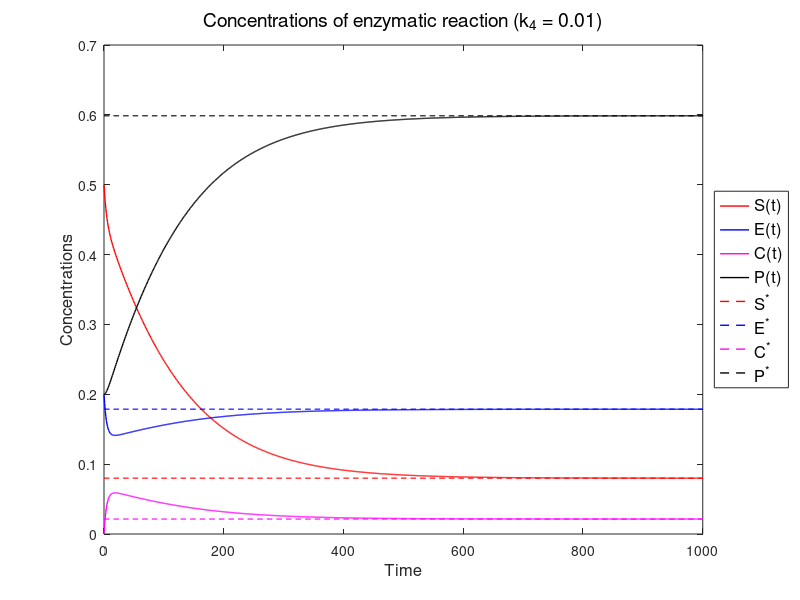
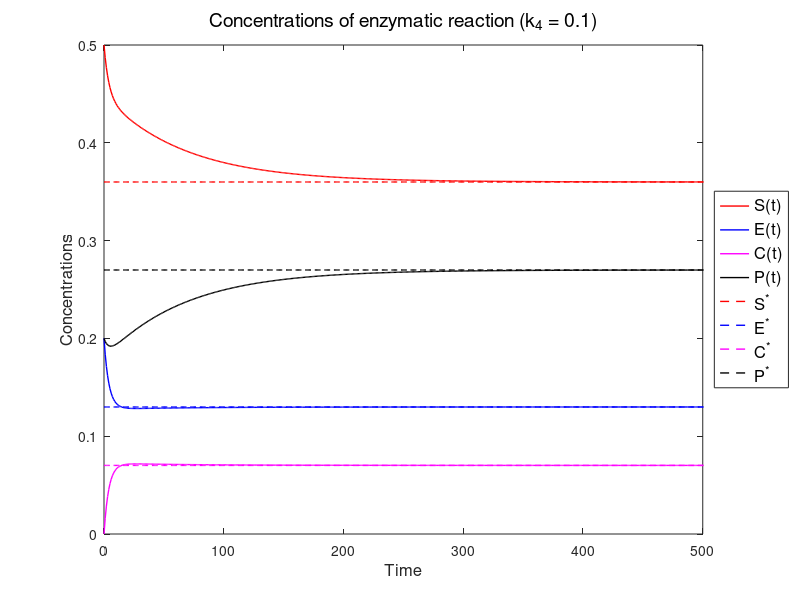
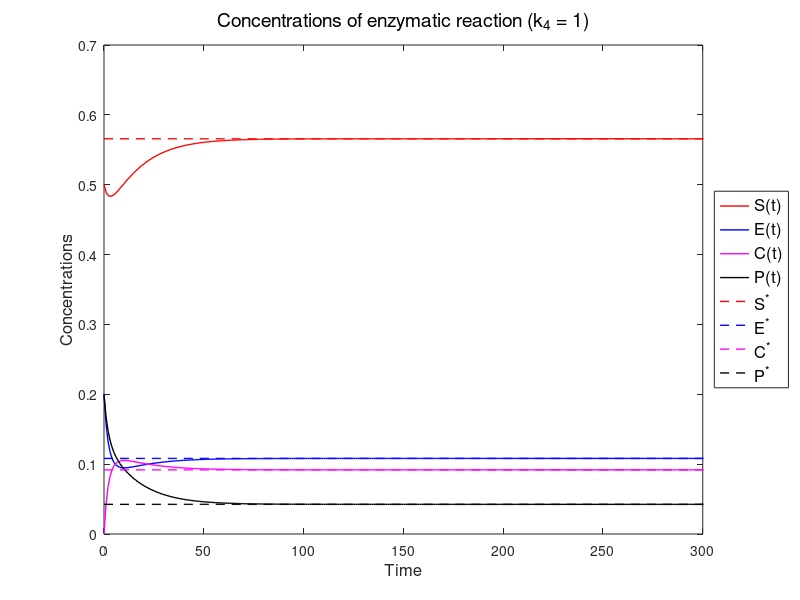
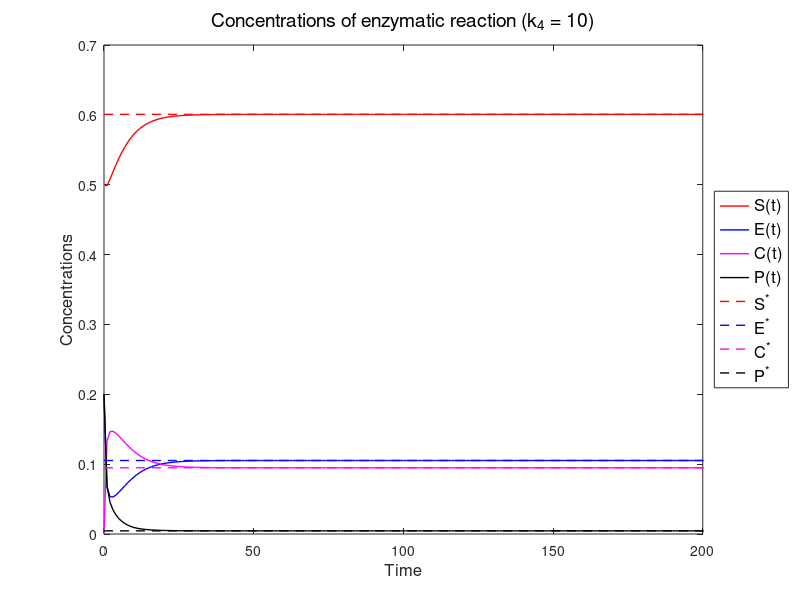

These charts were generated, in order, by the following MATLAB code:
%%%%%%%%%%%%%%%%%%%%%%%%%%%%%%%%%%%%%%%%%%%%%%%%%%%%%%%%%%%%%%%%%%
%                                                                %
% NSFD for Irreversible and Reversible Michaelis-Menten Kinetics %
%                                                                %
%%%%%%%%%%%%%%%%%%%%%%%%%%%%%%%%%%%%%%%%%%%%%%%%%%%%%%%%%%%%%%%%%%

% Step 1: Define Problem Parameter and Setup Solution Vectors

% Definition of Problem Parameters

k_01   = 0.15;
k_02   = 0.10;
k_03   = 0.05;
k_04   = 0.01;
k_04_2 = 0.1;
k_04_3 = 1;
k_04_4 = 10;
k_04_5 = 100;

% Setup of Time Interval

T = 1000;
h = 1;
t = 0:h:T;

% Setup of Solution Vectors

S1 = zeros(1,length(t));
E1 = zeros(1,length(t));
C1 = zeros(1,length(t));
P1 = zeros(1,length(t));

S2 = zeros(1,length(t));
E2 = zeros(1,length(t));
C2 = zeros(1,length(t));
P2 = zeros(1,length(t));

S3 = zeros(1,length(t));
E3 = zeros(1,length(t));
C3 = zeros(1,length(t));
P3 = zeros(1,length(t));

S4 = zeros(1,length(t));
E4 = zeros(1,length(t));
C4 = zeros(1,length(t));
P4 = zeros(1,length(t));

S5 = zeros(1,length(t));
E5 = zeros(1,length(t));
C5 = zeros(1,length(t));
P5 = zeros(1,length(t));

% Setup of Initial Conditions

S_null = 0.5;
E_null = 0.2;
C_null = 0.0;
P_null = 0.2;

% Put Initial Conditions into Solution Vectors

S1(1) = S_null;
E1(1) = E_null;
C1(1) = C_null;
P1(1) = P_null;

S2(1) = S_null;
E2(1) = E_null;
C2(1) = C_null;
P2(1) = P_null;

S3(1) = S_null;
E3(1) = E_null;
C3(1) = C_null;
P3(1) = P_null;

S4(1) = S_null;
E4(1) = E_null;
C4(1) = C_null;
P4(1) = P_null;

S5(1) = S_null;
E5(1) = E_null;
C5(1) = C_null;
P5(1) = P_null;

% Step 2: NSFD Solution Loop

% Step 2.1: NSFD Loop for k_04 = 0.01

for j = 1:1:(length(t)-1)
  F_j     = 1 + h*((k_01 + k_04)*E1(j) + k_02 + k_03) + h^2*(k_01*E1(j)*(k_03 + k_04*E1(j)) + k_02*k_04*E1(j));
  G_j     = 1 + h*((k_01 + k_04)*E1(j) + k_02 + k_03) + h^2*(k_01*E1(j)*(k_02 + k_03 + k_04*E1(j)) + k_02*k_04*E1(j)) + h^3*(k_01*k_02*k_04*E1(j)*E1(j));
  S1(j+1) = (G_j*S1(j))/(F_j*(1 + h*k_01*E1(j))) + (G_j*h*k_02*C1(j))/(F_j*(1 + h*k_01*E1(j))*(1 + h*(k_02 + k_03)))...
           + (G_j*h^3*k_02*k_03*k_04*E1(j)*C1(j))/(F_j*(1 + h*k_01*E1(j))*(1 + h*(k_02 + k_03 + k_04*E1(j)) + h^2*(k_02*k_04*E1(j)))*(1 + h*(k_02 + k_03)))...
           + (G_j*h^2*k_02*k_04*E1(j)*P1(j))/(F_j*(1 + h*k_01*E1(j))*(1 + h*(k_02 + k_03 + k_04*E1(j)) + h^2*(k_02*k_04*E1(j))));
  P1(j+1) = ((1 + h*(k_02 + k_03))*P1(j))/((1 + h*(k_02 + k_03 + k_04*E1(j)) + h^2*(k_02*k_04*E1(j))))...
           + (h*k_03*C1(j))/((1 + h*(k_02 + k_03 + k_04*E1(j)) + h^2*(k_02*k_04*E1(j))))...
           + (h^2*k_01*k_03*E1(j)*S1(j+1))/((1 + h*(k_02 + k_03 + k_04*E1(j)) + h^2*(k_02*k_04*E1(j))));
  C1(j+1) = (C1(j) + h*E1(j)*(k_01*S1(j+1) + k_04*P1(j+1)))/(1 + h*(k_02 + k_03));
  E1(j+1) = E1(1) + C1(1) - C1(j+1);
endfor

% Step 2.2: NSFD Loop for k_04_2 = 0.1

for j = 1:1:(length(t)-1)
  F_j     = 1 + h*((k_01 + k_04_2)*E2(j) + k_02 + k_03) + h^2*(k_01*E2(j)*(k_03 + k_04_2*E2(j)) + k_02*k_04_2*E2(j));
  G_j     = 1 + h*((k_01 + k_04_2)*E2(j) + k_02 + k_03) + h^2*(k_01*E2(j)*(k_02 + k_03 + k_04_2*E2(j)) + k_02*k_04_2*E2(j)) + h^3*(k_01*k_02*k_04_2*E2(j)*E2(j));
  S2(j+1) = (G_j*S2(j))/(F_j*(1 + h*k_01*E2(j))) + (G_j*h*k_02*C2(j))/(F_j*(1 + h*k_01*E2(j))*(1 + h*(k_02 + k_03)))...
           + (G_j*h^3*k_02*k_03*k_04_2*E2(j)*C2(j))/(F_j*(1 + h*k_01*E2(j))*(1 + h*(k_02 + k_03 + k_04_2*E2(j)) + h^2*(k_02*k_04_2*E2(j)))*(1 + h*(k_02 + k_03)))...
           + (G_j*h^2*k_02*k_04_2*E2(j)*P2(j))/(F_j*(1 + h*k_01*E2(j))*(1 + h*(k_02 + k_03 + k_04_2*E2(j)) + h^2*(k_02*k_04_2*E2(j))));
  P2(j+1) = ((1 + h*(k_02 + k_03))*P2(j))/((1 + h*(k_02 + k_03 + k_04_2*E2(j)) + h^2*(k_02*k_04_2*E2(j))))...
           + (h*k_03*C2(j))/((1 + h*(k_02 + k_03 + k_04_2*E2(j)) + h^2*(k_02*k_04_2*E2(j))))...
           + (h^2*k_01*k_03*E2(j)*S2(j+1))/((1 + h*(k_02 + k_03 + k_04_2*E2(j)) + h^2*(k_02*k_04_2*E2(j))));
  C2(j+1) = (C2(j) + h*E2(j)*(k_01*S2(j+1) + k_04_2*P2(j+1)))/(1 + h*(k_02 + k_03));
  E2(j+1) = E2(1) + C2(1) - C2(j+1);
endfor

% Step 2.3: NSFD Loop for k_04_3 = 1

for j = 1:1:(length(t)-1)
  F_j     = 1 + h*((k_01 + k_04_3)*E3(j) + k_02 + k_03) + h^2*(k_01*E3(j)*(k_03 + k_04_3*E3(j)) + k_02*k_04_3*E3(j));
  G_j     = 1 + h*((k_01 + k_04_3)*E3(j) + k_02 + k_03) + h^2*(k_01*E3(j)*(k_02 + k_03 + k_04_3*E3(j)) + k_02*k_04_3*E3(j)) + h^3*(k_01*k_02*k_04_3*E3(j)*E3(j));
  S3(j+1) = (G_j*S3(j))/(F_j*(1 + h*k_01*E3(j))) + (G_j*h*k_02*C3(j))/(F_j*(1 + h*k_01*E3(j))*(1 + h*(k_02 + k_03)))...
           + (G_j*h^3*k_02*k_03*k_04_3*E3(j)*C3(j))/(F_j*(1 + h*k_01*E3(j))*(1 + h*(k_02 + k_03 + k_04_3*E3(j)) + h^2*(k_02*k_04_3*E3(j)))*(1 + h*(k_02 + k_03)))...
           + (G_j*h^2*k_02*k_04_3*E3(j)*P3(j))/(F_j*(1 + h*k_01*E3(j))*(1 + h*(k_02 + k_03 + k_04_3*E3(j)) + h^2*(k_02*k_04_3*E3(j))));
  P3(j+1) = ((1 + h*(k_02 + k_03))*P3(j))/((1 + h*(k_02 + k_03 + k_04_3*E3(j)) + h^2*(k_02*k_04_3*E3(j))))...
           + (h*k_03*C3(j))/((1 + h*(k_02 + k_03 + k_04_3*E3(j)) + h^2*(k_02*k_04_3*E3(j))))...
           + (h^2*k_01*k_03*E3(j)*S3(j+1))/((1 + h*(k_02 + k_03 + k_04_3*E3(j)) + h^2*(k_02*k_04_3*E3(j))));
  C3(j+1) = (C3(j) + h*E3(j)*(k_01*S3(j+1) + k_04_3*P3(j+1)))/(1 + h*(k_02 + k_03));
  E3(j+1) = E3(1) + C3(1) - C3(j+1);
endfor

% Step 2.4: NSFD Loop for k_04_4 = 10

for j = 1:1:(length(t)-1)
  F_j     = 1 + h*((k_01 + k_04_4)*E4(j) + k_02 + k_03) + h^2*(k_01*E4(j)*(k_03 + k_04_4*E4(j)) + k_02*k_04_4*E4(j));
  G_j     = 1 + h*((k_01 + k_04_4)*E4(j) + k_02 + k_03) + h^2*(k_01*E4(j)*(k_02 + k_03 + k_04_4*E4(j)) + k_02*k_04_4*E4(j)) + h^3*(k_01*k_02*k_04_4*E4(j)*E4(j));
  S4(j+1) = (G_j*S4(j))/(F_j*(1 + h*k_01*E4(j))) + (G_j*h*k_02*C4(j))/(F_j*(1 + h*k_01*E4(j))*(1 + h*(k_02 + k_03)))...
           + (G_j*h^3*k_02*k_03*k_04_4*E4(j)*C4(j))/(F_j*(1 + h*k_01*E4(j))*(1 + h*(k_02 + k_03 + k_04_4*E4(j)) + h^2*(k_02*k_04_4*E4(j)))*(1 + h*(k_02 + k_03)))...
           + (G_j*h^2*k_02*k_04_4*E4(j)*P4(j))/(F_j*(1 + h*k_01*E4(j))*(1 + h*(k_02 + k_03 + k_04_4*E4(j)) + h^2*(k_02*k_04_4*E4(j))));
  P4(j+1) = ((1 + h*(k_02 + k_03))*P4(j))/((1 + h*(k_02 + k_03 + k_04_4*E4(j)) + h^2*(k_02*k_04_4*E4(j))))...
           + (h*k_03*C4(j))/((1 + h*(k_02 + k_03 + k_04_4*E4(j)) + h^2*(k_02*k_04_4*E4(j))))...
           + (h^2*k_01*k_03*E4(j)*S4(j+1))/((1 + h*(k_02 + k_03 + k_04_4*E4(j)) + h^2*(k_02*k_04_4*E4(j))));
  C4(j+1) = (C4(j) + h*E4(j)*(k_01*S4(j+1) + k_04_4*P4(j+1)))/(1 + h*(k_02 + k_03));
  E4(j+1) = E4(1) + C4(1) - C4(j+1);
endfor

% Step 3: Function S*(k_04), E*(k_04), C*(k_04), P*(k_04)

A_01 = E_null + C_null;
A_02 = S_null + C_null + P_null;

S_star_irr = 0;
E_star_irr = E_null + C_null;
C_star_irr = 0;
P_star_irr = S_null + C_null + P_null;

C_star = @(x) (2*A_01*A_02)./(A_01 + A_02 + k_03./x + k_02/k_01 + sqrt((A_01 + A_02 + k_03./x + k_02/k_01).^2 - 4*A_01*A_02));
S_star = @(x) (k_02.*C_star(x))./(k_01*(A_01 - C_star(x)));
E_star = @(x) A_01 - C_star(x);
P_star = @(x) A_02 - S_star(x) - C_star(x);

% Step 4: Plotting of Solutions

% Step 4.1: Numerical Solution for k_04 = 0.01

figure(1)
plot(t,S1,'linewidth',1,'linestyle','-','color','red')
hold on
plot(t,E1,'linewidth',1,'linestyle','-','color','blue')
hold on
plot(t,C1,'linewidth',1,'linestyle','-','color','magenta')
hold on
plot(t,P1,'linewidth',1,'linestyle','-','color','black')
hold on
plot(t,S_star(0.01)*ones(1,length(t)),'linewidth',1,'linestyle','--','color','red')
hold on
plot(t,E_star(0.01)*ones(1,length(t)),'linewidth',1,'linestyle','--','color','blue')
hold on
plot(t,C_star(0.01)*ones(1,length(t)),'linewidth',1,'linestyle','--','color','magenta')
hold on
plot(t,P_star(0.01)*ones(1,length(t)),'linewidth',1,'linestyle','--','color','black')
hold on
title('Concentrations of enzymatic reaction (k_{4} = 0.01)','interpreter','tex','fontsize',14,'fontweight','normal')
legend({'S(t)','E(t)','C(t)','P(t)','S^{*}','E^{*}','C^{*}','P^{*}'},'interpreter','tex','location','eastoutside','fontsize',12)
xlabel('Time','fontsize',12)
ylabel('Concentrations','fontsize',12)
xlim([0 T])
hold off

% Step 4.2: Numerical Solution for k_04 = 0.1

figure(2)
plot(t,S2,'linewidth',1,'linestyle','-','color','red')
hold on
plot(t,E2,'linewidth',1,'linestyle','-','color','blue')
hold on
plot(t,C2,'linewidth',1,'linestyle','-','color','magenta')
hold on
plot(t,P2,'linewidth',1,'linestyle','-','color','black')
hold on
plot(t,S_star(0.1)*ones(1,length(t)),'linewidth',1,'linestyle','--','color','red')
hold on
plot(t,E_star(0.1)*ones(1,length(t)),'linewidth',1,'linestyle','--','color','blue')
hold on
plot(t,C_star(0.1)*ones(1,length(t)),'linewidth',1,'linestyle','--','color','magenta')
hold on
plot(t,P_star(0.1)*ones(1,length(t)),'linewidth',1,'linestyle','--','color','black')
hold on
title('Concentrations of enzymatic reaction (k_{4} = 0.1)','interpreter','tex','fontsize',14,'fontweight','normal')
legend({'S(t)','E(t)','C(t)','P(t)','S^{*}','E^{*}','C^{*}','P^{*}'},'interpreter','tex','location','eastoutside','fontsize',12)
xlabel('Time','fontsize',12)
ylabel('Concentrations','fontsize',12)
xlim([0 500])
hold off

% Step 4.3: Numerical Solution for k_04_3 = 1

figure(3)
plot(t,S3,'linewidth',1,'linestyle','-','color','red')
hold on
plot(t,E3,'linewidth',1,'linestyle','-','color','blue')
hold on
plot(t,C3,'linewidth',1,'linestyle','-','color','magenta')
hold on
plot(t,P3,'linewidth',1,'linestyle','-','color','black')
hold on
plot(t,S_star(1)*ones(1,length(t)),'linewidth',1,'linestyle','--','color','red')
hold on
plot(t,E_star(1)*ones(1,length(t)),'linewidth',1,'linestyle','--','color','blue')
hold on
plot(t,C_star(1)*ones(1,length(t)),'linewidth',1,'linestyle','--','color','magenta')
hold on
plot(t,P_star(1)*ones(1,length(t)),'linewidth',1,'linestyle','--','color','black')
hold on
title('Concentrations of enzymatic reaction (k_{4} = 1)','interpreter','tex','fontsize',14,'fontweight','normal')
legend({'S(t)','E(t)','C(t)','P(t)','S^{*}','E^{*}','C^{*}','P^{*}'},'interpreter','tex','location','eastoutside','fontsize',12)
xlabel('Time','fontsize',12)
ylabel('Concentrations','fontsize',12)
xlim([0 300])
hold off

% Step 4.4: Numerical Solution for k_04_4 = 10

figure(4)
plot(t,S4,'linewidth',1,'linestyle','-','color','red')
hold on
plot(t,E4,'linewidth',1,'linestyle','-','color','blue')
hold on
plot(t,C4,'linewidth',1,'linestyle','-','color','magenta')
hold on
plot(t,P4,'linewidth',1,'linestyle','-','color','black')
hold on
plot(t,S_star(10)*ones(1,length(t)),'linewidth',1,'linestyle','--','color','red')
hold on
plot(t,E_star(10)*ones(1,length(t)),'linewidth',1,'linestyle','--','color','blue')
hold on
plot(t,C_star(10)*ones(1,length(t)),'linewidth',1,'linestyle','--','color','magenta')
hold on
plot(t,P_star(10)*ones(1,length(t)),'linewidth',1,'linestyle','--','color','black')
hold on
title('Concentrations of enzymatic reaction (k_{4} = 10)','interpreter','tex','fontsize',14,'fontweight','normal')
legend({'S(t)','E(t)','C(t)','P(t)','S^{*}','E^{*}','C^{*}','P^{*}'},'interpreter','tex','location','eastoutside','fontsize',12)
xlabel('Time','fontsize',12)
ylabel('Concentrations','fontsize',12)
xlim([0 200])
hold off

% Step 4.5: Numerical Equilibrium States vs. Theoretical Ones for S*(k_{4})

figure(5)
plot(0:0.1:10,S_star(0:0.1:10),'linewidth',1,'linestyle','-','color','red')
hold on
plot(0.01,S1(end),'marker','*','red')
hold on
plot(0.1,S2(end),'marker','*','red')
hold on
plot(1,S3(end),'marker','*','red')
hold on
plot(10,S4(end),'marker','*','red')
hold on
title('Theoretical S*(k_{4})-Values and Numerical Equilibrium Values','interpreter','tex','fontsize',14,'fontweight','normal')
xlabel('k_{4}','interpreter','tex','fontsize',12)
ylabel('S*(k_{4})','interpreter','tex','fontsize',12)
xlim([0 10])
hold off

% Step 4.6: Numerical Equilibrium States vs. Theoretical Ones for E*(k_{4})

figure(6)
plot(0:0.1:10,E_star(0:0.1:10),'linewidth',1,'linestyle','-','color','blue')
hold on
plot(0.01,E1(end),'marker','*','blue')
hold on
plot(0.1,E2(end),'marker','*','blue')
hold on
plot(1,E3(end),'marker','*','blue')
hold on
plot(10,E4(end),'marker','*','blue')
hold on
title('Theoretical E*(k_{4})-Values and Numerical Equilibrium Values','interpreter','tex','fontsize',14,'fontweight','normal')
xlabel('k_{4}','interpreter','tex','fontsize',12)
ylabel('E*(k_{4})','interpreter','tex','fontsize',12)
xlim([0 10])
hold off

% Step 4.7: Numerical Equilibrium States vs. Theoretical Ones for C*(k_{4})

figure(7)
plot(0:0.1:10,C_star(0:0.1:10),'linewidth',1,'linestyle','-','color','magenta')
hold on
plot(0.01,C1(end),'marker','*','magenta')
hold on
plot(0.1,C2(end),'marker','*','magenta')
hold on
plot(1,C3(end),'marker','*','magenta')
hold on
plot(10,C4(end),'marker','*','magenta')
hold on
title('Theoretical C*(k_{4})-Values and Numerical Equilibrium Values','interpreter','tex','fontsize',14,'fontweight','normal')
xlabel('k_{4}','interpreter','tex','fontsize',12)
ylabel('C*(k_{4})','interpreter','tex','fontsize',12)
xlim([0 10])
hold off

% Step 4.8: Numerical Equilibrium States vs. Theoretical Ones for P*(k_{4})

figure(8)
plot(0:0.1:10,P_star(0:0.1:10),'linewidth',1,'linestyle','-','color','black')
hold on
plot(0.01,P1(end),'marker','*','black')
hold on
plot(0.1,P2(end),'marker','*','black')
hold on
plot(1,P3(end),'marker','*','black')
hold on
plot(10,P4(end),'marker','*','black')
hold on
title('Theoretical P*(k_{4})-Values and Numerical Equilibrium Values','interpreter','tex','fontsize',14,'fontweight','normal')
xlabel('k_{4}','interpreter','tex','fontsize',12)
ylabel('P*(k_{4})','interpreter','tex','fontsize',12)
xlim([0 10])
hold off
